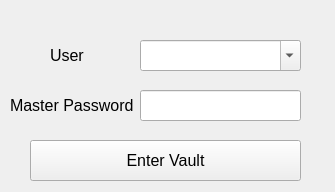
<?xml version="1.0" encoding="UTF-8"?>
<ui version="4.0">
 <class>Login</class>
 <widget class="QMainWindow" name="Login">
  <property name="geometry">
   <rect>
    <x>0</x>
    <y>0</y>
    <width>335</width>
    <height>192</height>
   </rect>
  </property>
  <property name="windowTitle">
   <string>MainWindow</string>
  </property>
  <widget class="QWidget" name="centralwidget">
   <widget class="QPushButton" name="EnterVault">
    <property name="geometry">
     <rect>
      <x>30</x>
      <y>140</y>
      <width>271</width>
      <height>41</height>
     </rect>
    </property>
    <property name="font">
     <font>
      <pointsize>12</pointsize>
     </font>
    </property>
    <property name="text">
     <string>Enter Vault</string>
    </property>
   </widget>
   <widget class="QComboBox" name="UserChoice">
    <property name="geometry">
     <rect>
      <x>140</x>
      <y>40</y>
      <width>161</width>
      <height>31</height>
     </rect>
    </property>
    <property name="editable">
     <bool>true</bool>
    </property>
   </widget>
   <widget class="QLineEdit" name="PassEnter">
    <property name="geometry">
     <rect>
      <x>140</x>
      <y>90</y>
      <width>161</width>
      <height>31</height>
     </rect>
    </property>
   </widget>
   <widget class="QLabel" name="label">
    <property name="geometry">
     <rect>
      <x>50</x>
      <y>40</y>
      <width>131</width>
      <height>31</height>
     </rect>
    </property>
    <property name="font">
     <font>
      <pointsize>12</pointsize>
      <weight>50</weight>
      <bold>false</bold>
      <kerning>false</kerning>
     </font>
    </property>
    <property name="text">
     <string>User</string>
    </property>
   </widget>
   <widget class="QLabel" name="label_2">
    <property name="geometry">
     <rect>
      <x>10</x>
      <y>90</y>
      <width>131</width>
      <height>31</height>
     </rect>
    </property>
    <property name="font">
     <font>
      <pointsize>12</pointsize>
     </font>
    </property>
    <property name="text">
     <string>Master Password</string>
    </property>
   </widget>
  </widget>
 </widget>
 <resources/>
 <connections/>
</ui>
